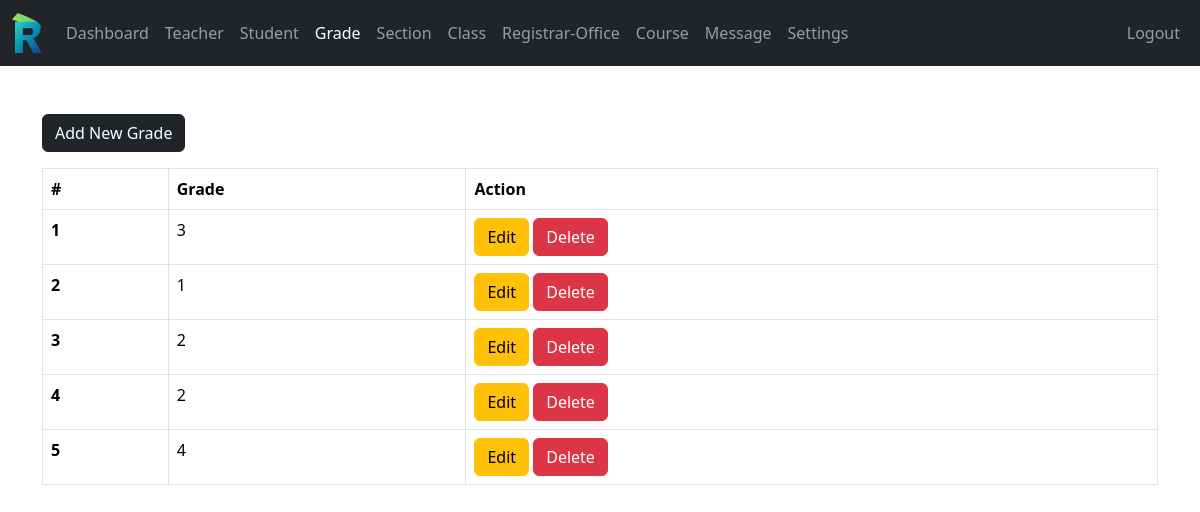
The app's page /admin/grade.php (signed in) with its own data.
### tables this page shows
CREATE TABLE `grades` (
  `grade_id` int(11) NOT NULL,
  `grade` varchar(31) NOT NULL,
  `grade_code` varchar(7) NOT NULL
);

### data/grade.php (called while the page is built, shortened)
<?php
function getALLGrades($conn){
    $sql = "SELECT * FROM grades";
    $stmt = $conn->prepare($sql);
    $stmt->execute();
    if ($stmt->rowCount() >= 1) {
        $grades = $stmt->fetchAll();
        return $grades;
    } else {
        return 0;
    }
}

### admin/grade.php (the view, shortened to what this page needs)
<?php
if (isset($_SESSION['admin_id']) && isset($_SESSION['role'])) {
    if ($_SESSION['role'] == 'Admin') {
        include "../DB_connection.php";
        include "../data/grade.php";
        $grades = getALLGrades($conn);
?>
<!DOCTYPE html>
<html lang="en">
<head>
    <link rel="stylesheet" href="https://cdn.jsdelivr.net/npm/bootstrap@5.3.8/dist/css/bootstrap.min.css">
    <link rel="stylesheet" href="/school-management/style.css">
    <link rel="stylesheet" href="https://cdnjs.cloudflare.com/ajax/libs/font-awesome/4.7.0/css/font-awesome.min.css">
</head>
<body>
    <?php include "../inc/navbar.php"; ?>
    <?php if (!empty($grades)) { ?>
    <div class="container mt-5">
        <a href="grade-add.php" class="btn btn-dark">Add New Grade</a>
        <div class="table-responsiv">
            <table class="table table-bordered mt-3 n-table">
                <thead>
                    <tr>
                        <th scope="col">#</th>
                        <th scope="col">Grade</th>
                        <th scope="col">Action</th>
                    </tr>
                </thead>
                <tbody>
                    <?php $i = 1; foreach ($grades as $row) {
                        $gid = $row['grade_id'] ?? '';
                        $label = $row['grade'] ?? '';
                    ?>
                    <tr>
                        <th scope="row"><?= $i++ ?></th>
                        <td><?= htmlspecialchars($label) ?></td>
                        <td>
                            <a href="grade-edit.php?grade_id=<?= $gid ?>" class="btn btn-warning">Edit</a>
                            <a href="grade-delete.php?grade_id=<?= $gid ?>"
                               class="btn btn-danger"
                               onclick="return confirm('Are you sure you want to delete this grade?');">Delete</a>
                        </td>
                    </tr>
                    <?php } ?>
                </tbody>
            </table>
        </div>
    </div>
    <?php } ?>
</body>
</html>
<?php
    } else {
        header("Location: ../login.php");
        exit;
    }
} else {
    header("Location: ../login.php");
    exit;
}
?>

### style.css (style rules this page uses)
html { scroll-behavior: smooth; }
html, body { margin: 0; padding: 0; height: 100%; }

### records on screen
grades: grade "3"
grades: grade "1"
grades: grade "2"
grades: grade "2"
grades: grade "4"
